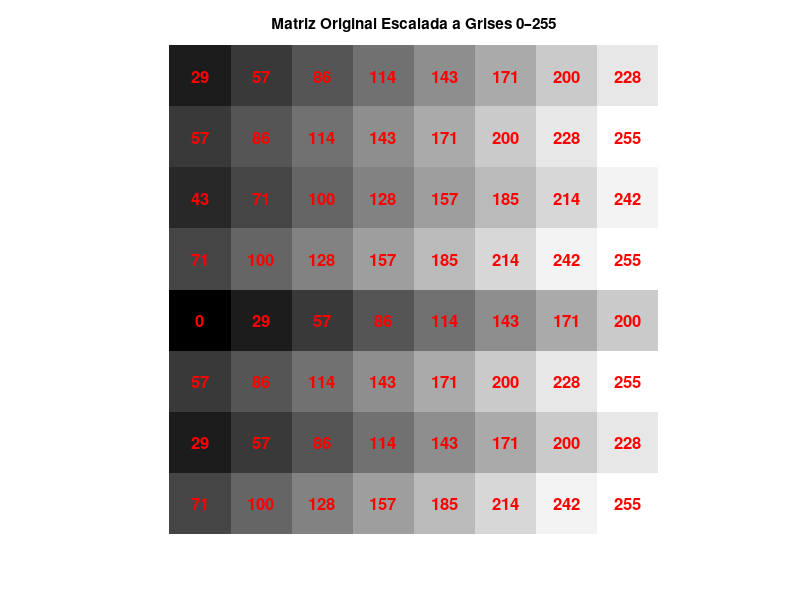
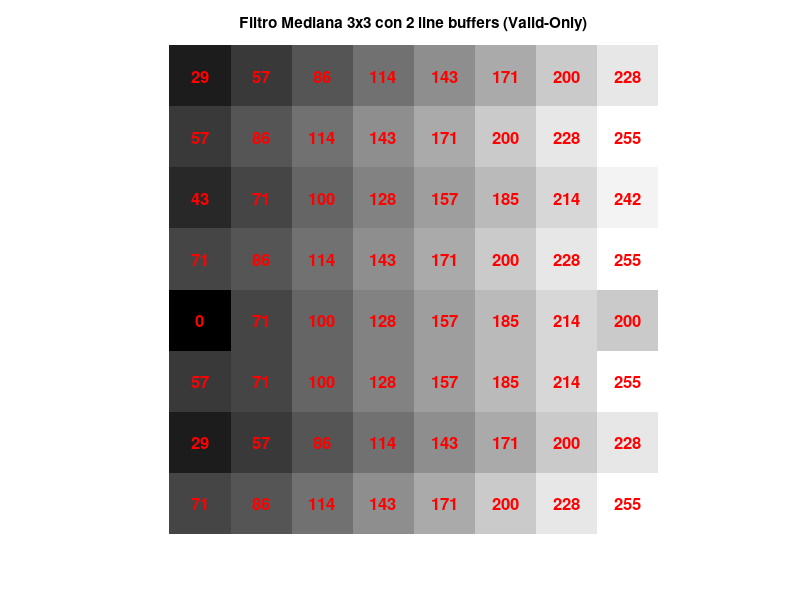

MATLAB code for these plots, in order:
%% MATRIZ ESCALADA A GRISES 8x8
A_scaled = [  29   57   86  114  143  171  200  228;
              57   86  114  143  171  200  228  255;
              43   71  100 128  157  185  214  242;
              71  100 128  157  185  214  242  255;
               0   29   57   86  114  143  171  200;
              57   86  114  143  171  200  228  255;
              29   57   86  114  143  171  200  228;
              71  100 128  157  185  214  242  255];

[filas, columnas] = size(A_scaled);

%% MOSTRAR MATRIZ ORIGINAL COMO IMAGEN
figure;
imshow(A_scaled, []);
title('Matriz Original Escalada a Grises 0–255');
hold on;
for i = 1:filas
    for j = 1:columnas
        text(j, i, num2str(A_scaled(i,j)), 'Color', 'red', ...
            'FontSize', 12, 'FontWeight', 'bold', ...
            'HorizontalAlignment', 'center');
    end
end
hold off;

%% FILTRO MEDIANA 3x3 CON 2 LINE BUFFERS (Valid-Only)
M = A_scaled; % Matriz de salida

line_buffer1 = zeros(1,columnas,'uint8'); % fila i-2
line_buffer2 = zeros(1,columnas,'uint8'); % fila i-1

for i = 1:filas
    current_row = A_scaled(i,:); % fila actual
    
    if i >= 3 % valid-only: desde la tercera fila
        for j = 2:columnas-1
            % Ventana 3x3 usando los line buffers
            ventana = [line_buffer1(j-1:j+1);
                       line_buffer2(j-1:j+1);
                       current_row(j-1:j+1)];
            M(i,j) = median(ventana(:)); % mediana
        end
    end
    
    % Actualizar buffers
    line_buffer1 = line_buffer2;
    line_buffer2 = current_row;
end

%% MOSTRAR MATRIZ FILTRADA COMO IMAGEN
figure;
imshow(M, []);
title('Filtro Mediana 3x3 con 2 line buffers (Valid-Only)');
hold on;
for i = 1:filas
    for j = 1:columnas
        text(j, i, num2str(M(i,j)), 'Color', 'red', ...
            'FontSize', 12, 'FontWeight', 'bold', ...
            'HorizontalAlignment', 'center');
    end
end
hold off;
